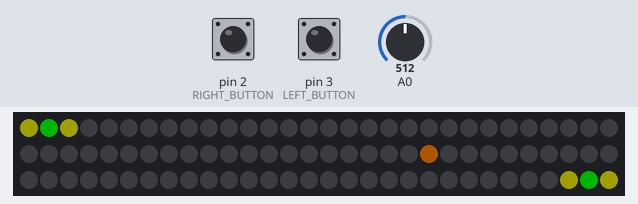
The sketch below on a simulated Arduino Uno, built with avr-gcc and run on an emulated ATmega328P. On the bench: 90 RGB LEDs in strip order, left to right, continuing on the next row. Inputs (shaded band) come from the test bench; at power-on: A0 = 512, pin 2 (RIGHT_BUTTON) LOW, pin 3 (LEFT_BUTTON) LOW. Dim RGB values are drawn brighter than linear; random numbers use the default seed unless the sketch sets one; what the sketch prints to the serial monitor is not drawn.

Above: at 2.7 s.

The sketch:

pete_ball.ino
```cpp
#include <Adafruit_NeoPixel.h>
#ifdef __AVR__
  #include <avr/power.h>
#endif

#define PIN 6
#define LEFT_BUTTON 3
#define RIGHT_BUTTON 2

// Parameter 1 = number of pixels in strip
// Parameter 2 = Arduino pin number (most are valid)
// Parameter 3 = pixel type flags, add together as needed:
//   NEO_KHZ800  800 KHz bitstream (most NeoPixel products w/WS2812 LEDs)
//   NEO_KHZ400  400 KHz (classic 'v1' (not v2) FLORA pixels, WS2811 drivers)
//   NEO_GRB     Pixels are wired for GRB bitstream (most NeoPixel products)
//   NEO_RGB     Pixels are wired for RGB bitstream (v1 FLORA pixels, not v2)
//   NEO_RGBW    Pixels are wired for RGBW bitstream (NeoPixel RGBW products)
const int LED_COUNT = 90;
Adafruit_NeoPixel strip = Adafruit_NeoPixel(LED_COUNT, PIN, NEO_GRB + NEO_KHZ800);

// IMPORTANT: To reduce NeoPixel burnout risk, add 1000 uF capacitor across
// pixel power leads, add 300 - 500 Ohm resistor on first pixel's data input
// and minimize distance between Arduino and first pixel.  Avoid connecting
// on a live circuit...if you must, connect GND first.

enum BallDirection {
  right,
  left
};

BallDirection ballDir; // tracks which direction the "ball" (light) is moving currently

volatile int leftEndPoint = -1; //keeps track of how far left we should move the ball
volatile int rightEndPoint = LED_COUNT; //how far right
const int midPoint = LED_COUNT / 2;

int currentIndex = midPoint; // where the ball is currently
int ballSpeed = 250; // delay in ms (changed by potentiometer)

//Debounce
volatile long leftLastTime = 0;
volatile long rightLastTime = 0;
const long debounceThreshold = ballSpeed + 50;

// global colors
uint32_t BLACK;
uint32_t SALMON;
uint32_t RED;
uint32_t GREEN;
uint32_t BLUE;
uint32_t YELLOW;
uint32_t PURPLE;
uint32_t ORANGE;

void setup() {
  Serial.begin(9600);
  strip.begin();
  strip.show(); // Initialize all pixels to 'off'
  strip.setBrightness(64); //limit overall brightness

  // Button inputs
  pinMode(LEFT_BUTTON, INPUT);
  pinMode(RIGHT_BUTTON, INPUT);

  // button interrupt definitions
  attachInterrupt(digitalPinToInterrupt(LEFT_BUTTON), leftPressed, RISING);
  attachInterrupt(digitalPinToInterrupt(RIGHT_BUTTON), rightPressed, RISING);

  // Color definitions
  BLACK = strip.Color(0, 0, 0);
  SALMON = strip.Color(40, 20, 10);
  RED = strip.Color(255, 0, 0);
  GREEN = strip.Color(0, 255, 0);
  BLUE = strip.Color(0, 0, 255);
  YELLOW = strip.Color(128, 128, 0);
  PURPLE = strip.Color(128, 0, 128);
  ORANGE = strip.Color(200, 100, 0);

  strip.setPixelColor(midPoint, SALMON); // set the middle LED to on

  // if analog input pin 1 is unconnected, random analog
  // noise will cause the call to randomSeed() to generate
  // different seed numbers each time the sketch runs.
  // randomSeed() will then shuffle the random function.
  randomSeed(analogRead(1));

  // determine starting direction randomly
  if (random(0, 100) < 50) {
    ballDir = left;
  } else {
    ballDir = right;
  }
  delay(1500); // for dramatic tension
}

void loop() {

  BallDirection currentDir = ballDir; // to reference against for detecting direction change
  ballSpeed = getSpeedFromKnob();
  Serial.println(currentIndex);
  moveBall(); //This will update currentIndex
  Serial.println(currentIndex);
  updateLeds();
  strip.show();
  if (currentDir == ballDir) {
    delay(ballSpeed); //only delay if we haven't just changed direction
  }
}

int getSpeedFromKnob() {
  return (int) map(analogRead(A0), 0, 1024, 15, 500);
}

void moveBall() {
  if (ballDir == right) {
    //if out of bounds
    if (++currentIndex == rightEndPoint) {
      ballDir = left;
      --currentIndex; //start moving back the other way
    }

  } else if (ballDir == left) {
    //if out of bounds
    if (--currentIndex == leftEndPoint) {
      ballDir = right;
      ++currentIndex; //start moving back the other way
    }
  }
}

void updateLeds() {
  // clear all LEDs first
  for (int i = 0; i < strip.numPixels(); i++) {
    if (i == currentIndex) {
      if (ballDir == right) {
        strip.setPixelColor(i, ORANGE);
      } else {
        strip.setPixelColor(i, PURPLE);
      }
    } else if (i <= leftEndPoint) {
      strip.setPixelColor(i, PURPLE);
    } else if (i >= rightEndPoint) {
      strip.setPixelColor(i, ORANGE);
    } else if (i == leftEndPoint + 1) {
      strip.setPixelColor(i, YELLOW);
    } else if (i == leftEndPoint + 2) {
      strip.setPixelColor(i, GREEN);
    } else if (i == leftEndPoint + 3) {
      strip.setPixelColor(i, YELLOW);
    } else if (i == rightEndPoint - 1) {
      strip.setPixelColor(i, YELLOW);
    } else if (i == rightEndPoint - 2) {
      strip.setPixelColor(i, GREEN);
    } else if (i == rightEndPoint - 3) {
      strip.setPixelColor(i, YELLOW);
    } else {
      strip.setPixelColor(i, BLACK);
    }
  }
}

// ISR for left Button
void leftPressed() {
  // debounce logic
  long currentTime = millis();
  if (currentTime - leftLastTime < debounceThreshold) {
    return;
  } else {
    leftLastTime = currentTime;
  }

  if ((currentIndex > midPoint) || ballDir == right) {
    // only allow capture attempt when ball is on your side and moving towards your end point
    return;
  }

  if (currentIndex == leftEndPoint + 1) {
    ++leftEndPoint;
    ++currentIndex;
    ballDir = right;
  } else if (currentIndex == leftEndPoint + 2) {
    leftEndPoint += 3;
    ++currentIndex;
    ballDir = right;
  } else if (currentIndex == leftEndPoint + 3) {
    ++leftEndPoint;
    ++currentIndex;
    ballDir = right;
  }
}

// ISR for right Button
void rightPressed() {
  // debounce logic
  long currentTime = millis();
  if (currentTime - rightLastTime < debounceThreshold) {
    return;
  } else {
    rightLastTime = currentTime;
  }

  if ((currentIndex < midPoint) || ballDir == left) {
    // only allow capture attempt when ball is on your side and moving towards your end point
    return;
  }

  if (currentIndex == rightEndPoint - 1) {
    --rightEndPoint;
    --currentIndex;
    ballDir = left;
  } else if (currentIndex == rightEndPoint - 2) {
    rightEndPoint -= 3;
    --currentIndex;
    ballDir = left;
  } else if (currentIndex == rightEndPoint - 3) {
    --rightEndPoint;
    --currentIndex;
    ballDir = left;
  }
}
```
